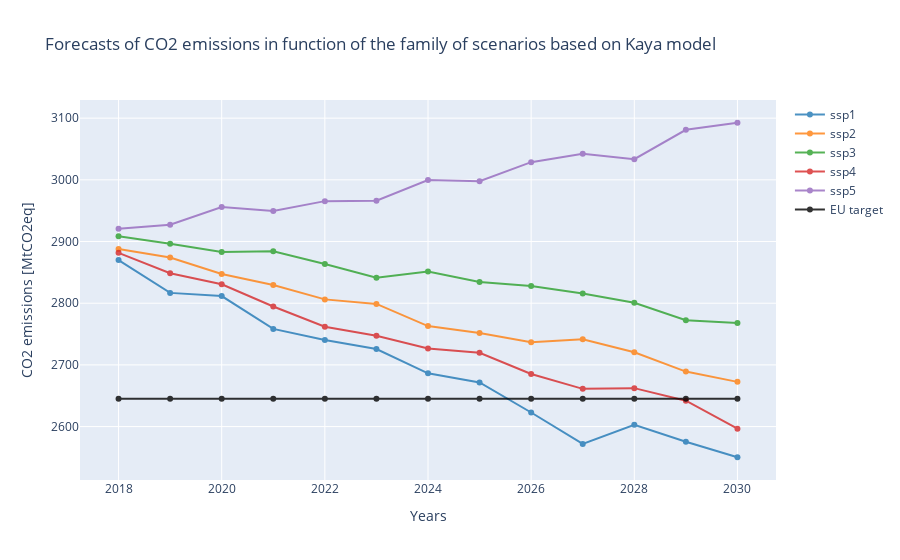
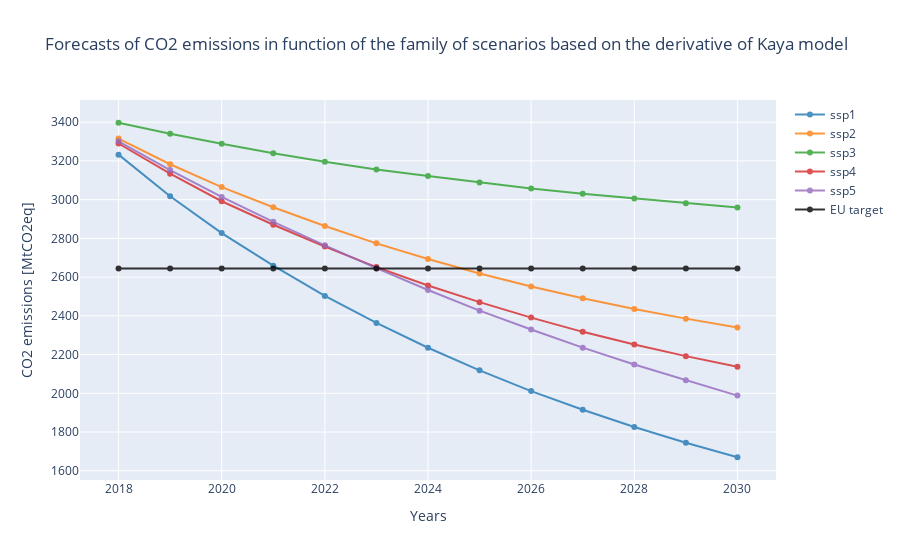

The notebook cell these images were saved under, in order:
### Code cell
samples = 1000
emi_kaya_triangular = get_carbon_emissions(samples, distri='triangular', show=False)
emi_kaya_normal = get_carbon_emissions(samples, distri='normal', show=True)
emi_kaya_rates_normal = get_carbon_emissions(samples,'normal', file_rates, show=True)
emi_kaya_rates_triangular = get_carbon_emissions(samples, 'triangular', file_rates, show=False)
real_proj = show_real_projections(file_real_proj, show=False)
show_goals([emi_kaya_normal, emi_kaya_rates_normal, real_proj],
           name = ['Kaya model', 'Derivative of Kaya model', 'Projection', 'Target'], show=False)
projection_vs_forecasts([emi_kaya_normal, emi_kaya_rates_normal, real_proj],
                        name=['Kaya model', 'Derivative of Kaya model', 'Projections'], show=False)

### Figure 1 — Plotly figure (JSON) as saved in the notebook; plotly's stock layout.template omitted (floating-point values rounded to 4 significant figures)
{"data": [{"line": {"color": "#1f77b4"}, "name": "ssp1", "opacity": 0.8, "type": "scatter", "x": [2018, 2019, 2020, 2021, 2022, 2023, 2024, 2025, 2026, 2027, 2028, 2029, 2030], "y": [2870.0, 2817.0, 2812.0, 2758.0, 2740.0, 2726.0, 2686.0, 2671.0, 2623.0, 2572.0, 2603.0, 2575.0, 2550.0]}, {"line": {"color": "#ff7f0e"}, "name": "ssp2", "opacity": 0.8, "type": "scatter", "x": [2018, 2019, 2020, 2021, 2022, 2023, 2024, 2025, 2026, 2027, 2028, 2029, 2030], "y": [2888.0, 2874.0, 2847.0, 2830.0, 2806.0, 2799.0, 2763.0, 2752.0, 2737.0, 2742.0, 2720.0, 2689.0, 2672.0]}, {"line": {"color": "#2ca02c"}, "name": "ssp3", "opacity": 0.8, "type": "scatter", "x": [2018, 2019, 2020, 2021, 2022, 2023, 2024, 2025, 2026, 2027, 2028, 2029, 2030], "y": [2908.0, 2896.0, 2883.0, 2884.0, 2863.0, 2841.0, 2851.0, 2835.0, 2828.0, 2816.0, 2801.0, 2772.0, 2768.0]}, {"line": {"color": "#d62728"}, "name": "ssp4", "opacity": 0.8, "type": "scatter", "x": [2018, 2019, 2020, 2021, 2022, 2023, 2024, 2025, 2026, 2027, 2028, 2029, 2030], "y": [2882.0, 2849.0, 2831.0, 2795.0, 2762.0, 2747.0, 2727.0, 2720.0, 2685.0, 2661.0, 2662.0, 2642.0, 2597.0]}, {"line": {"color": "#9467bd"}, "name": "ssp5", "opacity": 0.8, "type": "scatter", "x": [2018, 2019, 2020, 2021, 2022, 2023, 2024, 2025, 2026, 2027, 2028, 2029, 2030], "y": [2921.0, 2927.0, 2956.0, 2950.0, 2965.0, 2966.0, 3000.0, 2998.0, 3029.0, 3042.0, 3033.0, 3081.0, 3093.0]}, {"line": {"color": "Black"}, "name": "EU target", "opacity": 0.8, "type": "scatter", "x": [2018, 2019, 2020, 2021, 2022, 2023, 2024, 2025, 2026, 2027, 2028, 2029, 2030], "y": [2645.0, 2645.0, 2645.0, 2645.0, 2645.0, 2645.0, 2645.0, 2645.0, 2645.0, 2645.0, 2645.0, 2645.0, 2645.0]}], "layout": {"title": {"text": "Forecasts of CO2 emissions in function of the family of scenarios based on Kaya model"}, "xaxis": {"title": {"text": "Years"}}, "yaxis": {"title": {"text": "CO2 emissions [MtCO2eq]"}}}}

### Figure 2 — Plotly figure (JSON) as saved in the notebook; plotly's stock layout.template omitted (floating-point values rounded to 4 significant figures)
{"data": [{"line": {"color": "#1f77b4"}, "name": "ssp1", "opacity": 0.8, "type": "scatter", "x": [2018, 2019, 2020, 2021, 2022, 2023, 2024, 2025, 2026, 2027, 2028, 2029, 2030], "y": [3232.0, 3018.0, 2827.0, 2659.0, 2503.0, 2363.0, 2235.0, 2119.0, 2011.0, 1915.0, 1826.0, 1745.0, 1670.0]}, {"line": {"color": "#ff7f0e"}, "name": "ssp2", "opacity": 0.8, "type": "scatter", "x": [2018, 2019, 2020, 2021, 2022, 2023, 2024, 2025, 2026, 2027, 2028, 2029, 2030], "y": [3315.0, 3183.0, 3065.0, 2961.0, 2864.0, 2774.0, 2693.0, 2619.0, 2552.0, 2491.0, 2436.0, 2386.0, 2340.0]}, {"line": {"color": "#2ca02c"}, "name": "ssp3", "opacity": 0.8, "type": "scatter", "x": [2018, 2019, 2020, 2021, 2022, 2023, 2024, 2025, 2026, 2027, 2028, 2029, 2030], "y": [3397.0, 3340.0, 3289.0, 3240.0, 3196.0, 3156.0, 3122.0, 3089.0, 3058.0, 3030.0, 3006.0, 2981.0, 2959.0]}, {"line": {"color": "#d62728"}, "name": "ssp4", "opacity": 0.8, "type": "scatter", "x": [2018, 2019, 2020, 2021, 2022, 2023, 2024, 2025, 2026, 2027, 2028, 2029, 2030], "y": [3290.0, 3134.0, 2992.0, 2870.0, 2758.0, 2652.0, 2556.0, 2471.0, 2391.0, 2317.0, 2252.0, 2192.0, 2137.0]}, {"line": {"color": "#9467bd"}, "name": "ssp5", "opacity": 0.8, "type": "scatter", "x": [2018, 2019, 2020, 2021, 2022, 2023, 2024, 2025, 2026, 2027, 2028, 2029, 2030], "y": [3301.0, 3153.0, 3014.0, 2885.0, 2764.0, 2646.0, 2534.0, 2427.0, 2330.0, 2236.0, 2149.0, 2067.0, 1988.0]}, {"line": {"color": "Black"}, "name": "EU target", "opacity": 0.8, "type": "scatter", "x": [2018, 2019, 2020, 2021, 2022, 2023, 2024, 2025, 2026, 2027, 2028, 2029, 2030], "y": [2645.0, 2645.0, 2645.0, 2645.0, 2645.0, 2645.0, 2645.0, 2645.0, 2645.0, 2645.0, 2645.0, 2645.0, 2645.0]}], "layout": {"title": {"text": "Forecasts of CO2 emissions in function of the family of scenarios based on the derivative of Kaya model"}, "xaxis": {"title": {"text": "Years"}}, "yaxis": {"title": {"text": "CO2 emissions [MtCO2eq]"}}}}
